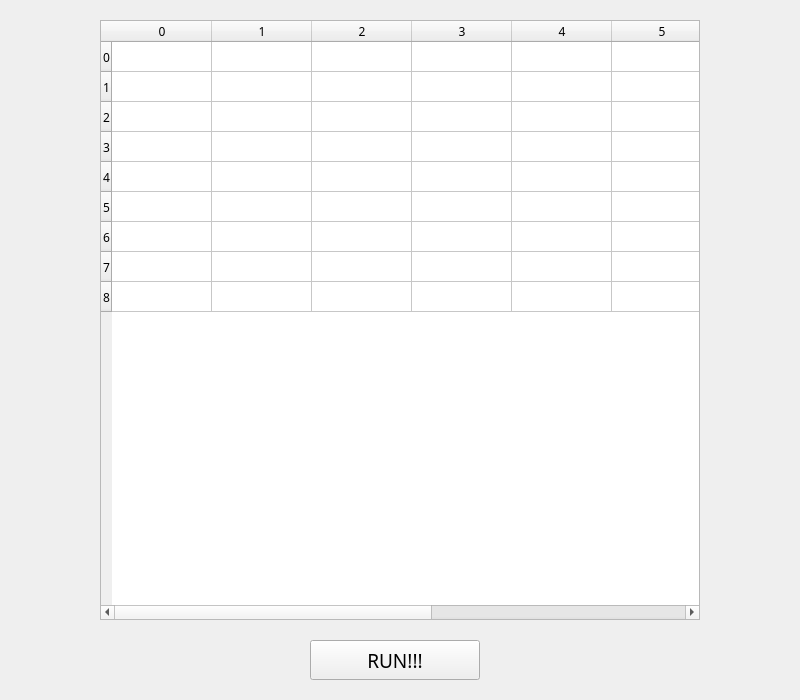
<?xml version="1.0" encoding="UTF-8"?>
<ui version="4.0">
 <class>SSGui</class>
 <widget class="QWidget" name="SSGui">
  <property name="geometry">
   <rect>
    <x>0</x>
    <y>0</y>
    <width>800</width>
    <height>700</height>
   </rect>
  </property>
  <property name="font">
   <font>
    <family>思源黑体 CN</family>
   </font>
  </property>
  <property name="windowTitle">
   <string>SSGui</string>
  </property>
  <widget class="QTableWidget" name="tableSudoku">
   <property name="geometry">
    <rect>
     <x>100</x>
     <y>20</y>
     <width>600</width>
     <height>600</height>
    </rect>
   </property>
   <row>
    <property name="text">
     <string>0</string>
    </property>
   </row>
   <row>
    <property name="text">
     <string>1</string>
    </property>
   </row>
   <row>
    <property name="text">
     <string>2</string>
    </property>
   </row>
   <row>
    <property name="text">
     <string>3</string>
    </property>
   </row>
   <row>
    <property name="text">
     <string>4</string>
    </property>
   </row>
   <row>
    <property name="text">
     <string>5</string>
    </property>
   </row>
   <row>
    <property name="text">
     <string>6</string>
    </property>
   </row>
   <row>
    <property name="text">
     <string>7</string>
    </property>
   </row>
   <row>
    <property name="text">
     <string>8</string>
    </property>
   </row>
   <column>
    <property name="text">
     <string>0</string>
    </property>
   </column>
   <column>
    <property name="text">
     <string>1</string>
    </property>
   </column>
   <column>
    <property name="text">
     <string>2</string>
    </property>
   </column>
   <column>
    <property name="text">
     <string>3</string>
    </property>
   </column>
   <column>
    <property name="text">
     <string>4</string>
    </property>
   </column>
   <column>
    <property name="text">
     <string>5</string>
    </property>
   </column>
   <column>
    <property name="text">
     <string>6</string>
    </property>
   </column>
   <column>
    <property name="text">
     <string>7</string>
    </property>
   </column>
   <column>
    <property name="text">
     <string>8</string>
    </property>
   </column>
  </widget>
  <widget class="QPushButton" name="btnRun">
   <property name="geometry">
    <rect>
     <x>310</x>
     <y>640</y>
     <width>170</width>
     <height>40</height>
    </rect>
   </property>
   <property name="font">
    <font>
     <family>Noto Sans</family>
     <pointsize>14</pointsize>
    </font>
   </property>
   <property name="text">
    <string>RUN!!!</string>
   </property>
  </widget>
 </widget>
 <resources/>
 <connections/>
</ui>
